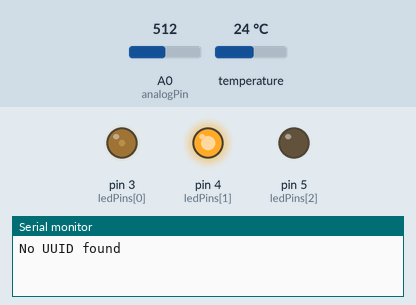
This sketch was run on a simulated Arduino Uno, built with avr-gcc and run on an emulated ATmega328P. Shown: output pins drawn as LEDs (lit = HIGH), the last lines printed to the serial monitor. The test bench sets the inputs (shaded band); at power-on: A0 (analogPin) = 512, temperature 24 °C. EEPROM starts erased.

Above: at 1.01 s.
1.3 s: A0 (analogPin) set to 593
At 1.61 s:
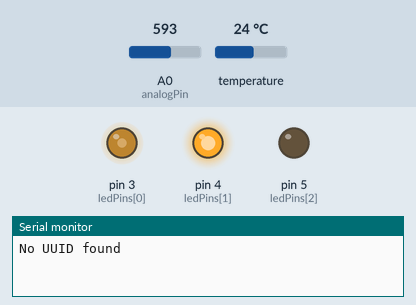
8.2 s: A0 (analogPin) set to 615
At 13.31 s:
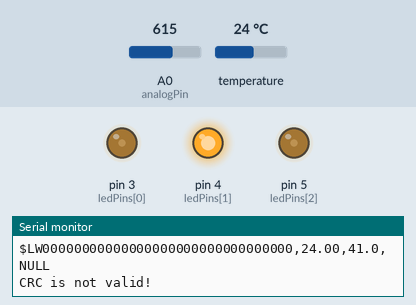
15.2 s: A0 (analogPin) set to 306
At 20.7 s:
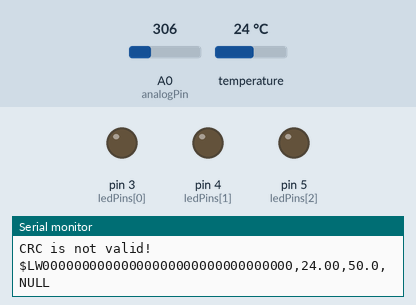
Timing chart, 0 to 22.2 s (numbered marks = the images above; inputs shaded):
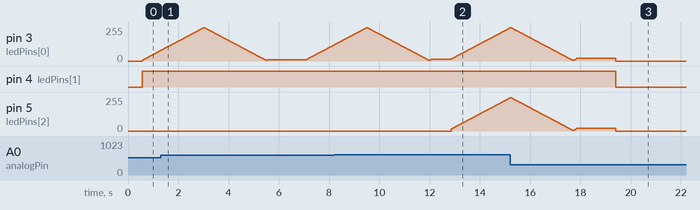

Measured:
- the behaviour switches between 599 and 600 on A0 (analogPin) (found by bisection; images 1 and 2)
- after the input at 8.2 s, pin 5 (ledPins[2]): moves from 0/255 to 248/255 over 2.3 s, starting after 4.7 s
- after the input at 15.2 s, pin 4 (ledPins[1]): HIGH → LOW after 4.2 s

The sketch:

soilTest.ino
```cpp
// (licence header left out)
#include <OneWire.h>
#include <EEPROM.h>
#include <TrueRandom.h>
const int analogPin = A0;   // The pin that the moisture sensor is attached to
const int ledCount = 3;    // the number of LEDs in the bar graph
OneWire  ds(10);  // on pin 10
int ledPins[] = {
  3, 4, 5};   // an array of pin numbers to which LEDs are attached
const int lenUUID = 16;
byte uuid[16];
int bright = 5;
boolean up= true;

void setup() {
  // loop over the pin array and set them all to output:
  for (int thisLed = 0; thisLed < ledCount; thisLed++) {
    pinMode(ledPins[thisLed], OUTPUT);
  }
    Serial.begin(9600);
  if (EEPROM.read(0)=='$') {
    for (int k =  1;k<=lenUUID;k++) {
      uuid[k-1] = EEPROM.read(k);
    }
  } else {
    Serial.println("No UUID found");
    TrueRandom.uuid(uuid);
    EEPROM.write(0,'$');
    for (int k =  1;k<=lenUUID;k++) {
      EEPROM.write(k,uuid[k-1]);
    }
  }

}

void loop() {

  // read the potentiometer:
  long timer = millis();
  long sensorReading=0, j=0;
  while (millis() - timer < 500) {
    delay(5);
    sensorReading += analogRead(analogPin);
    j++;
  }
  sensorReading /= j;

  // map the result to a range from 0 to the number of LEDs:
  int ledLevel = map(sensorReading, 200, 600, 0, ledCount);
  float voltage = sensorReading * (5.0 / 1023.0);
  float pcwater = map(sensorReading, 100, 600, 0, 50);
  pcwater = min(pcwater,50);
  pcwater = max(pcwater,0);
  // print out the value you read:
  // loop over the LED array:
  timer = millis();


  while (millis() - timer < 5000) {
    delay(10);
    if (bright > 250) {
      up = false;
    } else if (bright < 5) {
      up = true;
    }
    if (up) {
      bright++;
    } else {
      bright--;
    }
  for (int thisLed = 0; thisLed < ledCount; thisLed++) {
    // if the array element's index is less than ledLevel,
    // turn the pin for this element on:
    if (thisLed < ledLevel) {
      if ( thisLed != 1) {
        analogWrite(ledPins[thisLed], bright);
      } else {
        analogWrite(ledPins[thisLed], min(255,bright+150));
      }
    }
    // turn off all pins higher than the ledLevel:
    else {
      digitalWrite(ledPins[thisLed], LOW);
    }
  }
  }
    byte i;
  byte present = 0;
  byte type_s;
  byte data[12];
  byte addr[8];
  float celsius, fahrenheit;
  if ( !ds.search(addr)) {
    //Serial.println("No more addresses.");
    //Serial.println();
    ds.reset_search();
    delay(250);
    //return;
  }
  /*
  Serial.print("ROM =");
  for( i = 0; i < 8; i++) {
    Serial.write(' ');
    Serial.print(addr[i], HEX);
  }
  */

  if (OneWire::crc8(addr, 7) != addr[7]) {
      Serial.println("CRC is not valid!");
      return;
  }
  //Serial.println();

  // the first ROM byte indicates which chip
  switch (addr[0]) {
    case 0x10:
      //Serial.println("  Chip = DS18S20");  // or old DS1820
      type_s = 1;
      break;
    case 0x28:
      //Serial.println("  Chip = DS18B20");
      type_s = 0;
      break;
    case 0x22:
      //Serial.println("  Chip = DS1822");
      type_s = 0;
      break;
    default:
      Serial.println("Device is not a DS18x20 family device.");
      return;
  }

  ds.reset();
  ds.select(addr);
  ds.write(0x44,1);         // start conversion, with parasite power on at the end

  delay(1000);     // maybe 750ms is enough, maybe not
  // we might do a ds.depower() here, but the reset will take care of it.

  present = ds.reset();
  ds.select(addr);
  ds.write(0xBE);         // Read Scratchpad
  /*
  Serial.print("  Data = ");
  Serial.print(present,HEX);
  Serial.print(" ");
  */
  for ( i = 0; i < 9; i++) {           // we need 9 bytes
    data[i] = ds.read();
    /*
    Serial.print(data[i], HEX);
    Serial.print(" ");
    */
  }
  /*
  Serial.print(" CRC=");
  Serial.print(OneWire::crc8(data, 8), HEX);
  Serial.println();
  */
  // convert the data to actual temperature

  unsigned int raw = (data[1] << 8) | data[0];
  if (type_s) {
    raw = raw << 3; // 9 bit resolution default
    if (data[7] == 0x10) {
      // count remain gives full 12 bit resolution
      raw = (raw & 0xFFF0) + 12 - data[6];
    }
  } else {
    byte cfg = (data[4] & 0x60);
    if (cfg == 0x00) raw = raw << 3;  // 9 bit resolution, 93.75 ms
    else if (cfg == 0x20) raw = raw << 2; // 10 bit res, 187.5 ms
    else if (cfg == 0x40) raw = raw << 1; // 11 bit res, 375 ms
    // default is 12 bit resolution, 750 ms conversion time
  }
  celsius = (float)raw / 16.0;
  fahrenheit = celsius * 1.8 + 32.0;
  Serial.print("$LW");
  for (int k = 0;k<lenUUID;k++) {
  printHex(uuid[k]);
  }
  Serial.print(",");
  //Serial.print(millis());
  //Serial.print(",Celsius,");
  Serial.print(celsius);
  Serial.print(",");
  Serial.print(pcwater,1);
  Serial.print(",");
  Serial.println("NULL");

}

void printHex(byte number) {
  int topDigit = number >> 4;
  int bottomDigit = number & 0x0f;
  // Print high hex digit
  Serial.print( "0123456789ABCDEF"[topDigit] );
  // Low hex digit
  Serial.print( "0123456789ABCDEF"[bottomDigit] );
}
```
